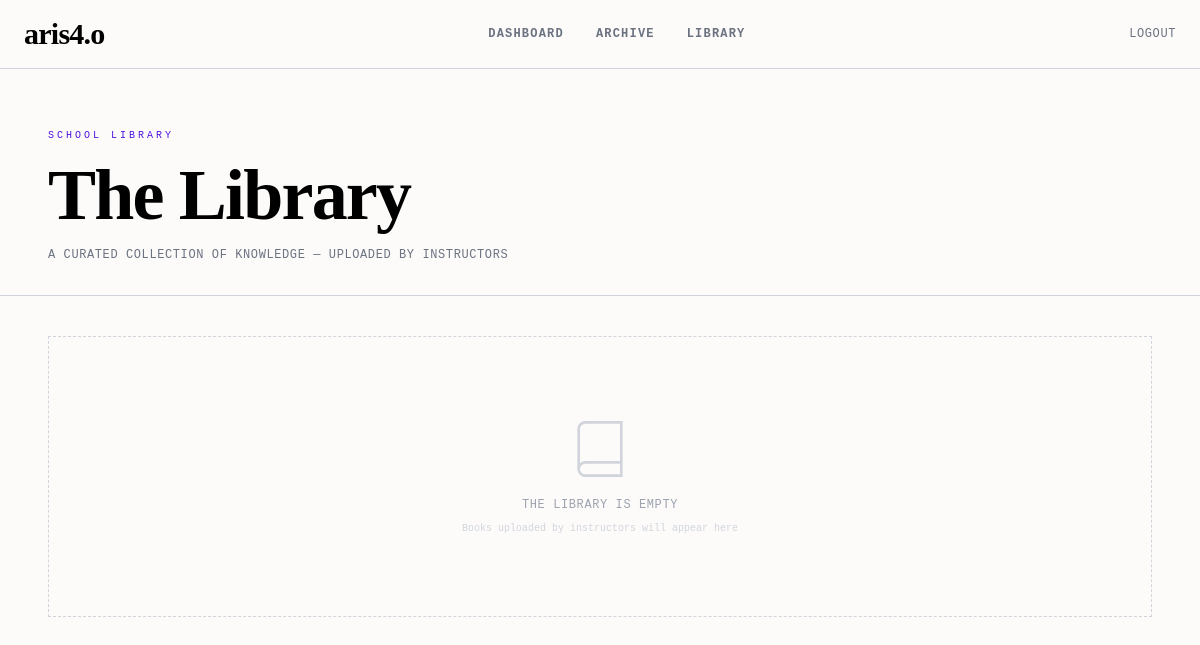
Page /archive/library/ (signed in) on the earlier database version.
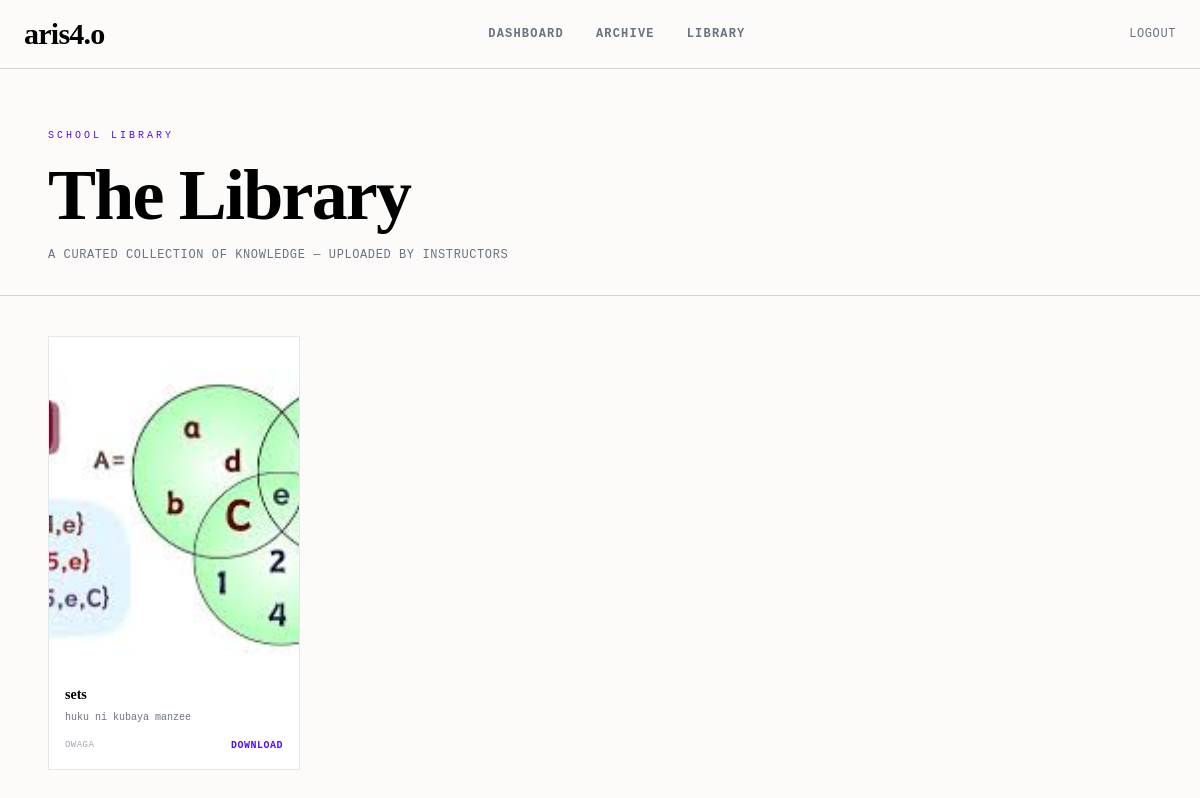
Same page on the later database version.
### accounts/models.py (models this page shows, shortened)
class LibraryBook(models.Model):
    title = models.CharField(max_length=200)
    description = models.TextField()
    file = models.FileField(upload_to='library/books/')
    thumbnail = models.ImageField(upload_to='library/thumbnails/', blank=True, null=True)
    uploaded_by = models.ForeignKey(User, on_delete=models.CASCADE, limit_choices_to={'role': 'instructor'}, related_name='uploaded_books')
    uploaded_at = models.DateTimeField(auto_now_add=True)
    academic_class = models.ForeignKey(AcademicClass, on_delete=models.SET_NULL, null=True, blank=True, related_name='library_books')

class User(AbstractUser):
    ROLE_CHOICES=[
        ('student', 'student'),
        ('instructor', 'instructor'),
        ('admin', 'admin'),
        ]
    role = models.CharField(max_length=20, choices=ROLE_CHOICES)
    is_approved = models.BooleanField(default=False)
    xp = models.IntegerField(default=0)

### accounts/views.py (the view, shortened to what this page needs)
# urls.py: path('archive/library/', views.library_view, name='library'),
@login_required
def library_view(request):
    books = LibraryBook.objects.all().order_by('-uploaded_at')
    return render(request, 'library.html', {'books': books})

### accounts/templates/library.html (shortened to what this page needs)
{% extends 'base.html' %}
{% load static %}
{% block content %}
<main class="w-full pb-32">
    <section class="px-6 md:px-12 pt-12 pb-8 border-b border-gray-300">
        <div class="max-w-7xl mx-auto">
            <span class="font-mono text-[10px] uppercase tracking-[0.3em] text-[#4f14e0] mb-4 block">School Library</span>
            <h1 class="font-serif text-5xl md:text-7xl font-black tracking-tight text-black leading-none">The Library</h1>
            <p class="font-mono text-xs text-gray-500 mt-4 uppercase tracking-wider">A curated collection of knowledge — uploaded by instructors</p>
        </div>
    </section>
    <section class="px-6 md:px-12 py-10">
        <div class="max-w-7xl mx-auto">
            {% if books %}
            <div class="grid grid-cols-2 md:grid-cols-3 lg:grid-cols-4 gap-6 md:gap-8">
                {% for book in books %}
                <div class="group border border-gray-200 bg-white hover:border-[#4f14e0] transition-all duration-300 flex flex-col">
                    <div class="aspect-[3/4] bg-gray-100 overflow-hidden relative">
                        {% if book.thumbnail %}
                        <img src="{{ book.thumbnail.url }}" alt="{{ book.title }}" class="w-full h-full object-cover group-hover:scale-[1.02] transition-transform duration-500">
                        {% endif %}
                        <div class="absolute inset-0 bg-black/0 group-hover:bg-black/5 transition-colors duration-300"></div>
                    </div>
                    <div class="p-4 flex flex-col flex-grow">
                        <h3 class="font-serif text-sm font-bold leading-tight text-black group-hover:text-[#4f14e0] transition-colors">{{ book.title }}</h3>
                        {% if book.description %}
                        <p class="font-mono text-[10px] text-gray-500 mt-1.5 line-clamp-2 leading-relaxed">{{ book.description }}</p>
                        {% endif %}
                        <div class="mt-auto pt-3 flex items-center justify-between">
                            <span class="font-mono text-[9px] text-gray-400 uppercase tracking-wider">{{ book.uploaded_by.username }}</span>
                            <div class="flex items-center gap-2">
                                <a href="{% url 'library_download' book.id %}" class="font-mono text-[10px] font-bold text-[#4f14e0] hover:underline uppercase tracking-wider">
                                    Download
                                </a>
                            </div>
                        </div>
                    </div>
                </div>
                {% endfor %}
            </div>
            {% else %}
            <div class="text-center py-20 border border-dashed border-gray-300">
                <svg class="w-16 h-16 text-gray-300 mx-auto mb-4" viewBox="0 0 24 24" fill="none" stroke="currentColor" stroke-width="1">
                    <path d="M4 19.5A2.5 2.5 0 0 1 6.5 17H20"></path>
                    <path d="M6.5 2H20v20H6.5A2.5 2.5 0 0 1 4 19.5v-15A2.5 2.5 0 0 1 6.5 2z"></path>
                </svg>
                <p class="font-mono text-xs text-gray-400 uppercase tracking-wider">The library is empty</p>
                <p class="font-mono text-[10px] text-gray-300 mt-2">Books uploaded by instructors will appear here</p>
            </div>
            {% endif %}
        </div>
    </section>
</main>
{% endblock %}

Differences in the rows shown:
added LibraryBook: thumbnail (picture), title "sets", description "huku ni kubaya manzee", uploaded_by.username "OWAGA"
Other differences:
text no longer shown: "THE LIBRARY IS EMPTY Books uploaded by instructors will appear here"
